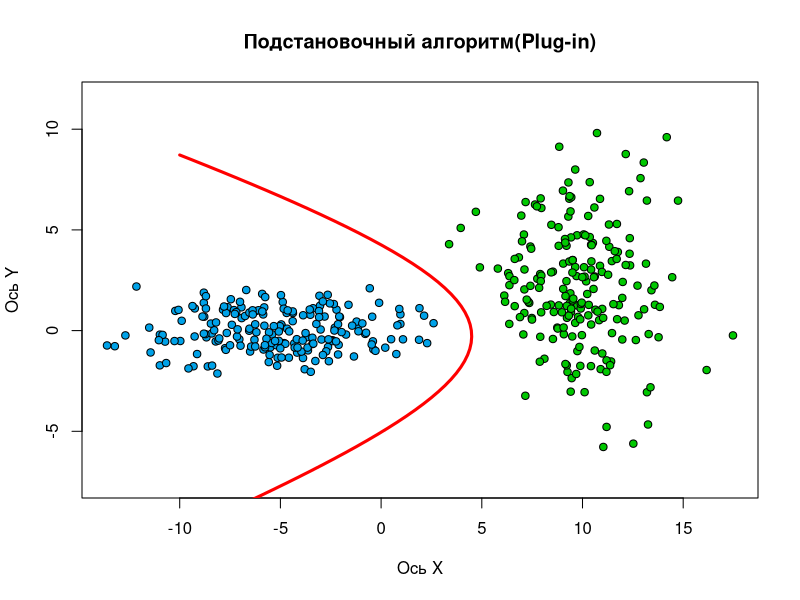

The R source for this figure:
## Восстановление центра нормального распределения 
estimateMu <- function(objects) {     
  ## mu = 1 / m  *  sum_{i=1}^m(objects_i)     
  rows <- dim(objects)[1]     
  cols <- dim(objects)[2]          
  mu <- matrix(NA, 1, cols)     
  for (col in 1:cols)      {         
    mu[1, col] = mean(objects[,col])     
  }          
  return(mu) 
  } 
##  Восстановление ковариационной матрицы нормального распределения 
estimateCovarianceMatrix <- function(objects, mu) {     
  rows <- dim(objects)[1]     
  cols <- dim(objects)[2]     
  sigma <- matrix(0, cols, cols)          
  for (i in 1:rows)     {         
    sigma <- sigma + (t(objects[i,] - mu) %*% (objects[i,] - mu)) / (rows - 1)     
  }          
  return (sigma) 
  } 
## Получение коэффициентов подстановочного алгоритма 
getPlugInDiskriminantCoeffs <- function(mu1, sigma1, mu2, sigma2) 
  {     
  ## Line equation: a*x1^2 + b*x1*x2 + c*x2 + d*x1 + e*x2 + f = 0     
  invSigma1 <- solve(sigma1) 

invSigma2 <- solve(sigma2)          
f <- log(abs(det(sigma1))) - log(abs(det(sigma2))) + mu1 %*% invSigma1 %*% t(mu1) - mu2 %*% invSigma2 %*% t(mu2);          
alpha <- invSigma1 - invSigma2     
a <- alpha[1, 1]     
b <- 2 * alpha[1, 2]     
c <- alpha[2, 2]         
beta <- invSigma1 %*% t(mu1) - invSigma2 %*% t(mu2)      
d <- -2 * beta[1, 1]    
e <- -2 * beta[2, 1] 
return (c("x^2" = a, "xy" = b, "y^2" = c, "x" = d, "y" = e, "1" = f)) 
} 
## Количество объектов в каждом классе 
ObjectsCountOfEachClass <- 200
## Подключаем библиотеку MASS для генерации многомерного нормального распределения 
library(MASS) 
## Генерируем тестовые данные 
Sigma1 <- matrix(c(10, 0, 0, 1), 2, 2) 
Sigma2 <- matrix(c(5, 0, 0, 10), 2, 2) 
Mu1 <- c(-5, 0) 
Mu2 <- c(10, 2) 
xy1 <- mvrnorm(n=ObjectsCountOfEachClass, Mu1, Sigma1) 
xy2 <- mvrnorm(n=ObjectsCountOfEachClass, Mu2, Sigma2) 
## Собираем два класса в одну выборку 
xl <- rbind(cbind(xy1, 1), cbind(xy2, 2)) 
## Рисуем обучающую выборку  
colors <- c(rgb(0/255, 162/255, 232/255), rgb(0/255, 200/255, 0/255)) 
plot(xl[,1], xl[,2], pch = 21, bg = colors[xl[,3]], asp = 1, xlab = "Ось X", ylab = "Ось Y", main = "Подстановочный алгоритм(Plug-in)") 
## Оценивание 
objectsOfFirstClass <- xl[xl[,3] == 1, 1:2] 
objectsOfSecondClass <- xl[xl[,3] == 2, 1:2] 

mu1 <- estimateMu(objectsOfFirstClass) 
mu2 <- estimateMu(objectsOfSecondClass) 
sigma1 <- estimateCovarianceMatrix(objectsOfFirstClass, mu1) 
sigma2 <- estimateCovarianceMatrix(objectsOfSecondClass, mu2) 
coeffs <- getPlugInDiskriminantCoeffs(mu1, sigma1, mu2, sigma2) 
## Рисуем дискриминантую функцию – красная линия 
x <- y <- seq(-10, 20, len=100)  
z <- outer(x, y, function(x, y) coeffs["x^2"]*x^2 + coeffs["xy"]*x*y + coeffs["y^2"]*y^2 + coeffs["x"]*x + coeffs["y"]*y + coeffs["1"])  
contour(x, y, z, levels=0, drawlabels=FALSE, lwd = 3, col = "red", add = TRUE) 

